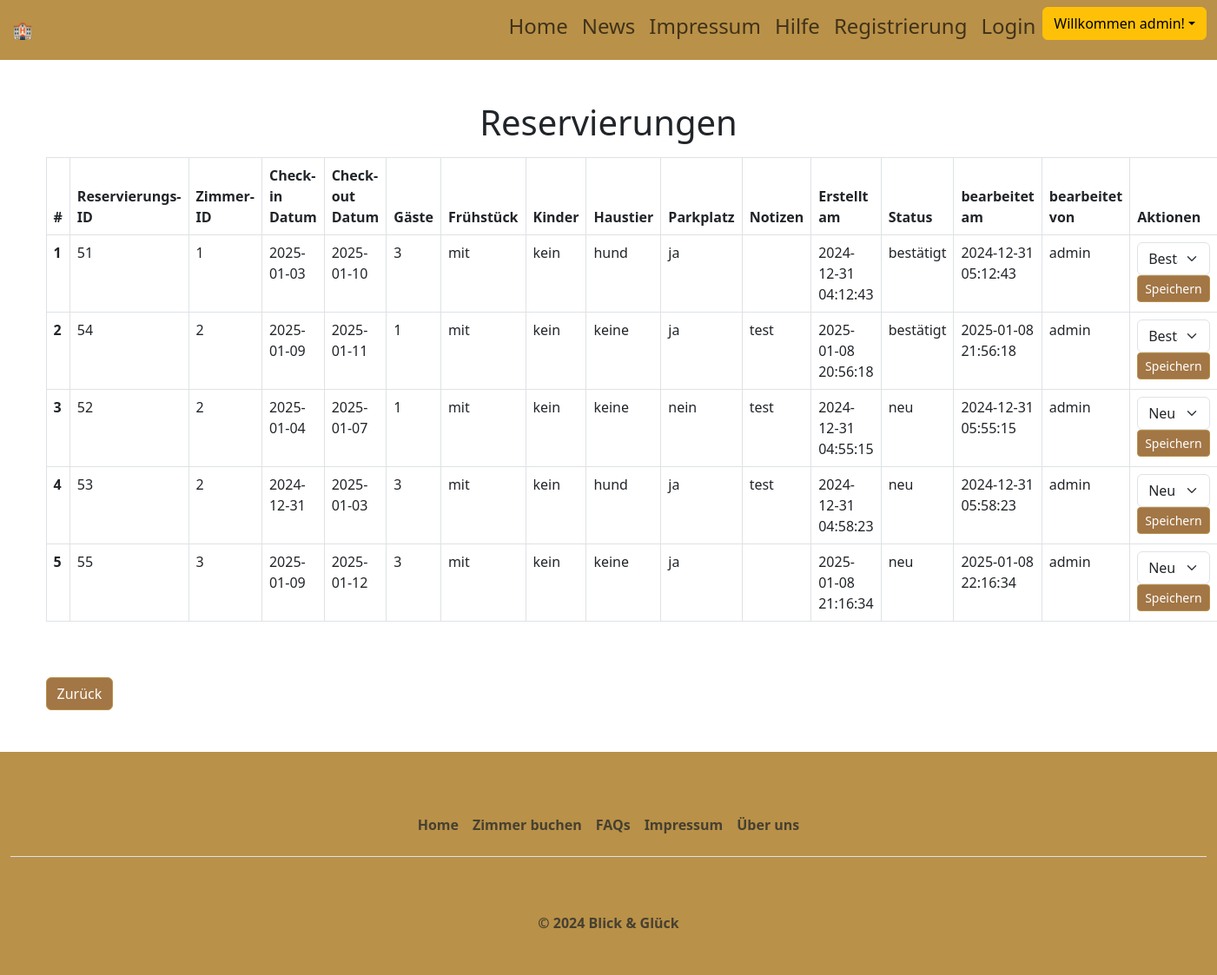
The page /additionalResources/WebHarichLiu/include/admin_reservierung.php (signed in) on the database its author committed.
### tables this page shows
CREATE TABLE `reservations` (
  `reservation_id` int(11) NOT NULL,
  `room_id` int(11) NOT NULL,
  `username` varchar(50) NOT NULL,
  `check_in_date` date NOT NULL,
  `check_out_date` date NOT NULL,
  `guests` int(11) NOT NULL,
  `breakfast` enum('mit','ohne') NOT NULL,
  `children` enum('kein','Kleinkinder','Kinder') NOT NULL,
  `pets` enum('keine','hund','katze','sonstige') NOT NULL,
  `parking` enum('ja','nein') NOT NULL,
  `notes` text DEFAULT NULL,
  `created_at` timestamp NOT NULL DEFAULT current_timestamp(),
  `status` enum('neu','bestätigt','storniert') DEFAULT 'neu',
  `bearbeitet_von` enum('admin','manager') NOT NULL DEFAULT 'admin',
  `bearbeitet_am` datetime NOT NULL DEFAULT current_timestamp()
);

### additionalResources/WebHarichLiu/include/admin_reservierung.php (the view, shortened to what this page needs)
<?php
    include 'header.php';
    require_once '../config/dbaccess.php';
$sql="SELECT * FROM reservations ORDER BY status DESC";
$stmt=$db_obj->prepare($sql);
$stmt->execute();
$result=$stmt->get_result();
if($result->num_rows== 0){
   echo '<div class="alert alert-danger">Keine Reservierungen gefunden. </div>';
   return;
}else{
    $reservations = $result->fetch_all(MYSQLI_ASSOC);
}
?>
<div class="container mt-5">
  <h1 class="text-center my-3">Reservierungen</h1>
  <?php if (!empty($reservations)): ?>
    <table class="table table-bordered mt-3 p-3">
      <thead class="thead-light">
        <tr>
          <th >#</th>
          <th >Reservierungs-ID</th>
          <th >Zimmer-ID</th>
          <th >Check-in Datum</th>
          <th >Check-out Datum</th>
          <th >Gäste</th>
          <th >Frühstück</th>
          <th >Kinder</th>
          <th >Haustier</th>
          <th >Parkplatz</th>
          <th >Notizen</th>
          <th >Erstellt am</th>
          <th >Status</th>
          <th >bearbeitet am</th>
          <th >bearbeitet von</th>
          <th >Aktionen</th>
        </tr>
      </thead>
      <tbody>
        <?php foreach ($reservations as $index => $reservation): ?>
          <tr>
            <th scope="row"><?php echo $index + 1; ?></th>
            <td><?php echo htmlspecialchars($reservation['reservation_id'], ENT_QUOTES, 'UTF-8'); ?></td>
            <td><?php echo htmlspecialchars($reservation['room_id'], ENT_QUOTES, 'UTF-8'); ?></td>
            <td><?php echo htmlspecialchars($reservation['check_in_date'], ENT_QUOTES, 'UTF-8'); ?></td>
            <td><?php echo htmlspecialchars($reservation['check_out_date'], ENT_QUOTES, 'UTF-8'); ?></td>
            <td><?php echo htmlspecialchars($reservation['guests'], ENT_QUOTES, 'UTF-8'); ?></td>
            <td><?php echo htmlspecialchars($reservation['breakfast'], ENT_QUOTES, 'UTF-8'); ?></td>
            <td><?php echo htmlspecialchars($reservation['children'], ENT_QUOTES, 'UTF-8'); ?></td>
            <td><?php echo htmlspecialchars($reservation['pets'], ENT_QUOTES, 'UTF-8'); ?></td>
            <td><?php echo htmlspecialchars($reservation['parking'], ENT_QUOTES, 'UTF-8'); ?></td>
            <td><?php echo htmlspecialchars($reservation['notes'], ENT_QUOTES, 'UTF-8'); ?></td>
            <td><?php echo htmlspecialchars($reservation['created_at'], ENT_QUOTES, 'UTF-8'); ?></td>
            <td><?php echo htmlspecialchars($reservation['status'], ENT_QUOTES, 'UTF-8'); ?></td>
            <td><?php echo htmlspecialchars($reservation['bearbeitet_am'], ENT_QUOTES, 'UTF-8'); ?></td>
            <td><?php echo htmlspecialchars($reservation['bearbeitet_von'], ENT_QUOTES, 'UTF-8'); ?></td>
            <td>
                <form method="POST" action="admin_update_reservierung.php">
                    <select name="status" id="status" class="form-select" mb-2>
                        <option value="neu"<?= $reservation['status'] == 'neu' ? 'selected' : '' ?> >Neu</option>
                        <option value="bestätigt"<?= $reservation['status'] == 'bestätigt' ? 'selected' : '' ?> >Bestätigt</option>
                    </select>
                    <button class="btn btn-primary btn-sm">Speichern</button>
                </form>
            </td>
          </tr>
        <?php endforeach; ?>
      </tbody>
    </table>
  <?php else: ?>
    <div class="alert alert-info">Keine Reservierungen gefunden.</div>
  <?php endif; ?>
  <a href="site_dashboard.php" class="btn btn-primary mt-5 me-4">Zurück</a>
</div>
<?php include 'footer.php'; ?>

### additionalResources/WebHarichLiu/res/css/styles.css (style rules this page uses)
* { box-sizing: border-box; }
:root { --bs-blue: #0d6efd; --bs-indigo: #6610f2; --bs-purple: #6f42c1; --bs-pink: #d63384; --bs-red: #dc3545; --bs-orange: #fd7e14; --bs-yellow: #ffc107; --bs-gold:#b99446; --bs-brown:#a27645; --bs-green: #198754; --bs-teal: #20c997; --bs-cyan: #0dcaf0; --bs-white: #fff; --bs-gray: #a8a9ab; --bs-gray-dark: #343a40; --bs-primary: #b99148; --bs-secondary: #6c757d; --bs-success: #875919; --bs-info: #0dcaf0; --bs-warning: #e77a14; --bs-danger: #850b17; --bs-light: #f8f9fa; --bs-dark: #212529; --bs-font-sans-serif: system-ui, -apple-system, "Segoe UI", Roboto, "Helvetica Neue", Arial, "Noto Sans", "Liberation Sans", sans-serif, "Apple Color Emoji", "Segoe UI Emoji", "Segoe UI Symbol", "Noto Color Emoji"; --bs-font-monospace: SFMono-Regular, Menlo, Monaco, Consolas, "Liberation Mono", "Courier New", monospace; --bs-gradient: linear-gradient(180deg, rgba(255, 255, 255, 0.15), rgba(255, 255, 255, 0)); }
.btn-primary { color: #fff; background-color: var(--bs-brown); border-color: var(--bs-primary); }
body, html { margin: 0; padding: 0; width: 100%; height: 100%; font-family: var(--bs-font-sans-serif); }
input[type=text], select, textarea { width: 100%; padding: 12px; border: 1px solid #ccc; border-radius: 4px; resize: vertical; }

### rows shown on the page
reservations: reservation_id "51", room "1", check_in_date "2025-01-03", check_out_date "2025-01-10", guests "3", breakfast "mit", children "kein", pets "hund", parking "ja", created_at "2024-12-31 04:12:43", status "bestätigt", bearbeitet_am "2024-12-31 05:12:43", bearbeitet_von "admin", status "Bestätigt"
reservations: reservation_id "54", room "2", check_in_date "2025-01-09", check_out_date "2025-01-11", guests "1", breakfast "mit", children "kein", pets "keine", parking "ja", notes "test", created_at "2025-01-08 20:56:18", status "bestätigt", bearbeitet_am "2025-01-08 21:56:18", bearbeitet_von "admin", status "Bestätigt"
reservations: reservation_id "52", room "2", check_in_date "2025-01-04", check_out_date "2025-01-07", guests "1", breakfast "mit", children "kein", pets "keine", parking "nein", notes "test", created_at "2024-12-31 04:55:15", status "neu", bearbeitet_am "2024-12-31 05:55:15", bearbeitet_von "admin", status "Neu"
reservations: reservation_id "53", room "2", check_in_date "2024-12-31", check_out_date "2025-01-03", guests "3", breakfast "mit", children "kein", pets "hund", parking "ja", notes "test", created_at "2024-12-31 04:58:23", status "neu", bearbeitet_am "2024-12-31 05:58:23", bearbeitet_von "admin", status "Neu"
reservations: reservation_id "55", room "3", check_in_date "2025-01-09", check_out_date "2025-01-12", guests "3", breakfast "mit", children "kein", pets "keine", parking "ja", created_at "2025-01-08 21:16:34", status "neu", bearbeitet_am "2025-01-08 22:16:34", bearbeitet_von "admin", status "Neu"

### other values the page prints
$_SESSION['role'] "admin"
